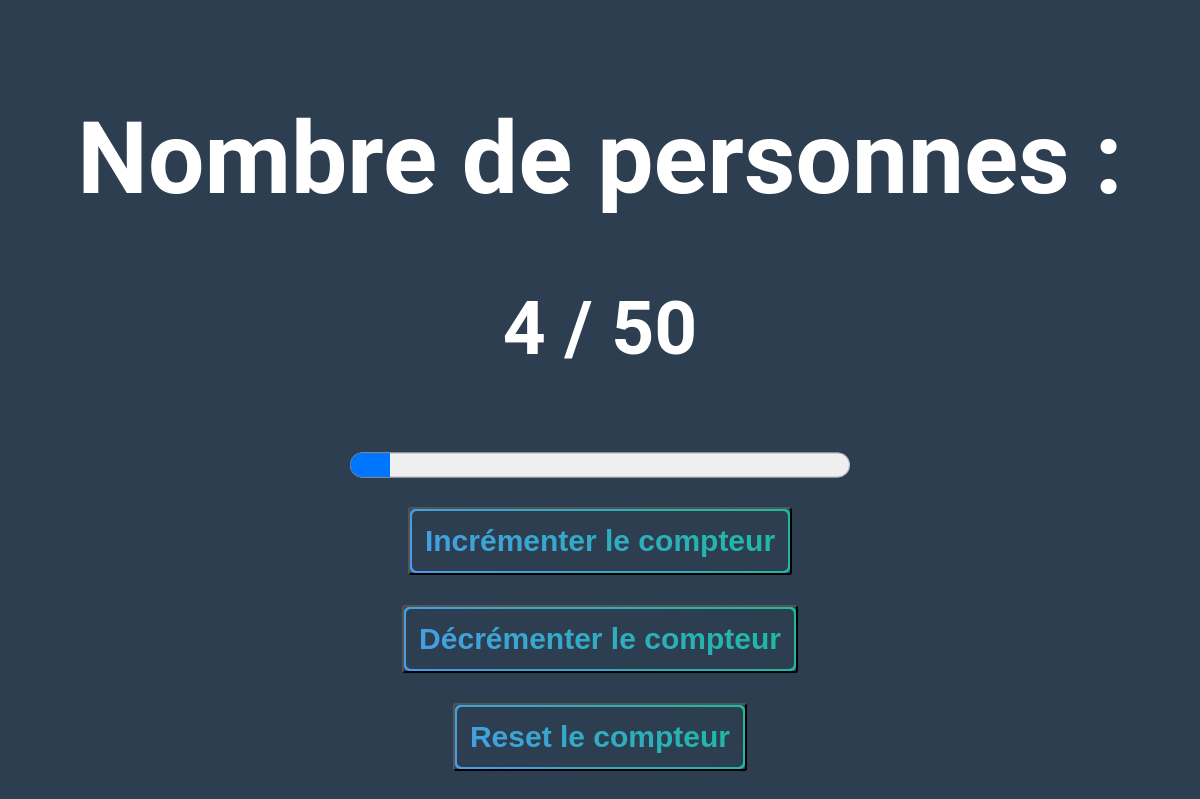
Before: / with the older database file.
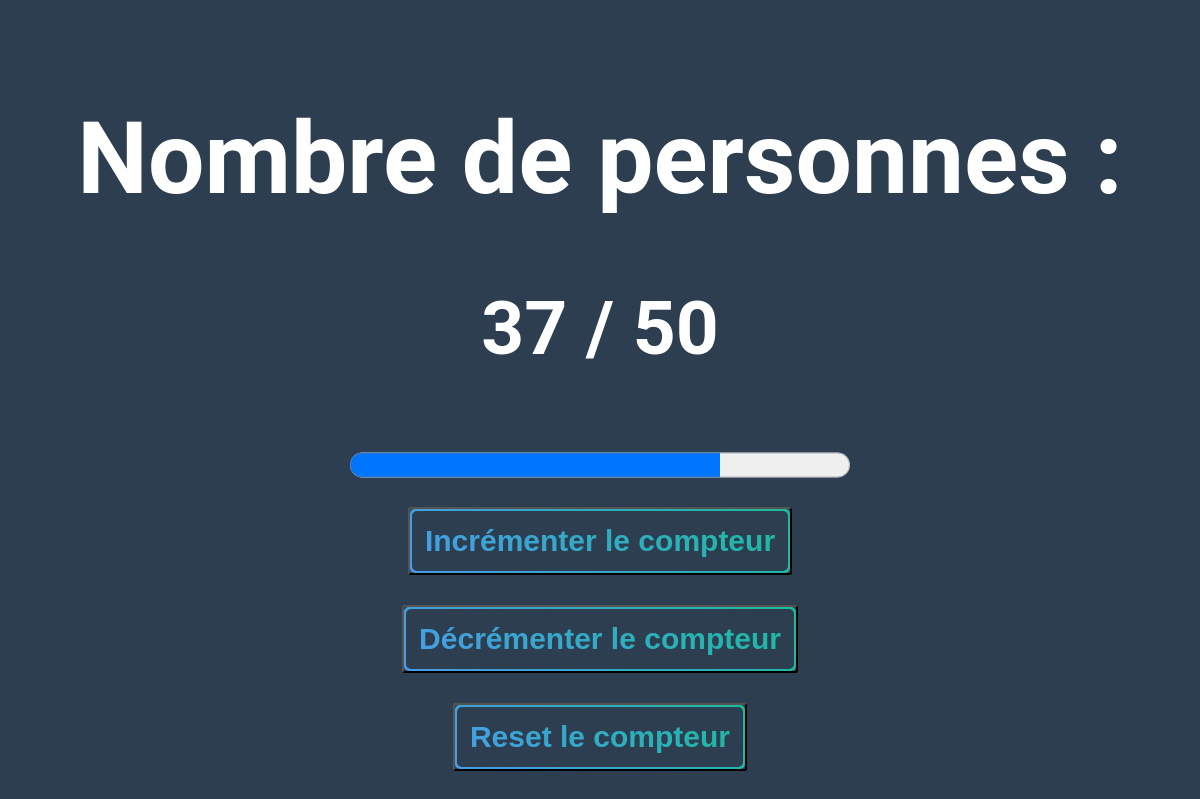
After: the same page with the newer database file.
### tables this page shows
CREATE TABLE "compeurDB" (
  id INTEGER PRIMARY KEY AUTOINCREMENT,
  nombre_de_personne INTEGER
);

### index.php (the view, shortened to what this page needs)
<?php
function get_nombre_de_personne() {
    $db = new SQLite3("db.sqlite");
    $result = $db->query("SELECT nombre_de_personne FROM compeurDB WHERE id = 1");
    if ($result) {
        $row = $result->fetchArray(SQLITE3_ASSOC);
        if ($row) {
            return $row['nombre_de_personne'];
        }
    }
    return "Erreur";
}
?>
<!DOCTYPE html>
<html>
<head>
    <link rel="stylesheet" href="style.css">
</head>
<body>
	<h1>Nombre de personnes : </h1>
	<?php
        $max = 50;
    ?>
    <h2><span id="nombre_de_personne"><?php echo get_nombre_de_personne(); ?></span>  <?php echo '/ ' . $max ?></h2>
    <progress value="<?php echo get_nombre_de_personne(); ?>" max="<?php echo $max?>"></progress>
    <form action="index.php" method="get">
        <button class="button b-green" type="submit" name="submit" value="incrementer">Incrémenter le compteur</button>
        <br>
        <button class="button b-green" type="submit" name="submit" value="decrementer">Décrémenter le compteur</button>
        <br>
        <button class="button b-green" type="submit" name="submit" value="reset">Reset le compteur</button>
    </form>
</body>
</html>

### style.css (style rules this page uses)
body { background-color: #2c3e50; color: white; font-size: 50px; text-align: center; margin-top: 100px; font-family: Arial; }
button { background-color: white; color: navy; font-size: 20px; margin-top: 50px; padding: 20px; cursor: pointer; border-radius: 15px; }
body { font-family: 'Roboto', sans-serif; }
body, .button:after { background: #2c3e50; }
.b-green, .b-green:before { background: rgba(73,155,234,1); background: -moz-linear-gradient(45deg, rgba(73,155,234,1) 0%, rgba(26,188,156,1) 100%); background: -webkit-gradient(left bottom, right top, color-stop(0%, rgba(73,155,234,1)), color-stop(100%, rgba(26,188,156,1))); background: -webkit-linear-gradient(45deg, rgba(73,155,234,1) 0%, rgba(26,188,156,1) 100%); background: -o-linear-gradient(45deg, rgba(73,155,234,1) 0%, rgba(26,188,156,1) 100%); background: -ms-linear-gradient(45deg, rgba(73,155,234,1) 0%, rgba(26,188,156,1) 100%); background: linear-gradient(45deg, rgba(73,155,234,1) 0%, rgba(26,188,156,1) 100%); filter: progid:DXImageTransform.Microsoft.gradient( startColorstr='#499bea', endColorstr='#1abc9c', GradientType=1 ); }
.button { display: inline-block; position: relative; border-radius: 3px; text-decoration: none; padding: .5em; margin: .5em; font-size: 60%; font-weight: bold; transition: all .5s; -webkit-background-clip: text; -webkit-text-fill-color: transparent; }
.button:before { content: ''; display: block; position: absolute; left: 0; top: 0; bottom: 0; right: 0; z-index: -1; border-radius: 5px; transition: all .5s; }
.button:after { content: ''; display: block; position: absolute; left: 2px; top: 2px; bottom: 2px; right: 2px; z-index: -1; border-radius: 5px; transition: all .5s; }

Changed rows visible on the page:
changed compeurdb: nombre_de_personne "4" → "37"
